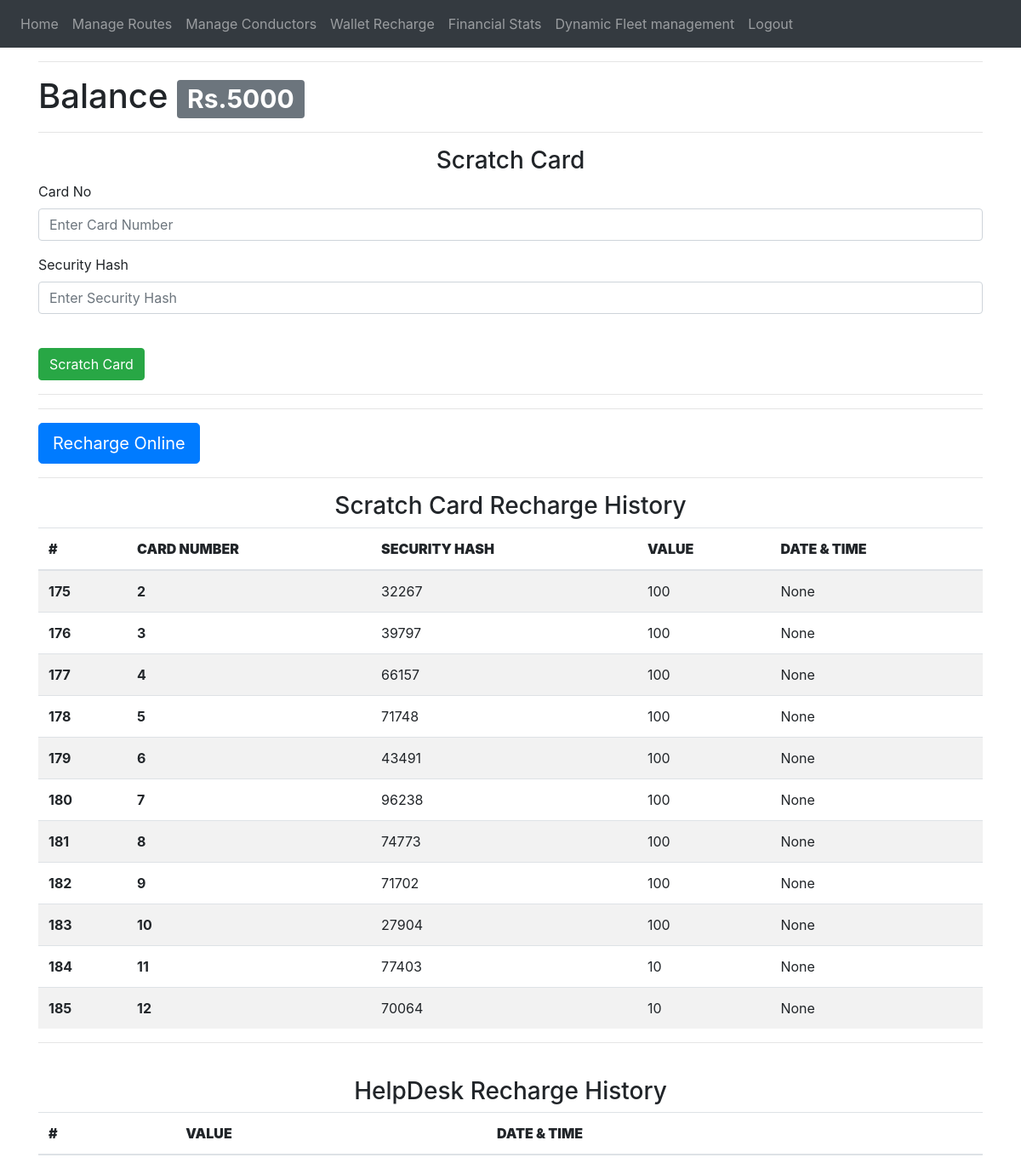
The page /user-wallet (signed in) on the database its author committed.
### website/models.py (models this page shows)
class User(db.Model, UserMixin):
    id = db.Column(db.Integer, primary_key=True)
    email = db.Column(db.String(150), unique=True)
    password = db.Column(db.String(150))
    name = db.Column(db.String(150))
    phone_number = db.Column(db.String(10))
    type = db.Column(db.String(1))
    account_number = db.Column(db.String(10))
    balance = db.Column(db.Integer)
    conductors = db.relationship('Conductor_details')
    scratch_cards = db.relationship('Scratch_card')
    helpdesk_recharges = db.relationship('Helpdesk_recharge')
    trips = db.relationship('Trip')

class Scratch_card(db.Model,UserMixin):
    id = db.Column(db.Integer , primary_key = True)
    card_number =db.Column(db.Integer)
    security_hash = db.Column(db.Integer)
    value = db.Column(db.Integer)
    status = db.Column(db.String(1))
    user_id = db.Column(db.Integer , db.ForeignKey('user.id'))
    date = db.Column(db.String(10))

### website/views.py (the view, shortened to what this page needs)
@views.route('/user-wallet', methods=['GET', 'POST'])
@login_required
def user_wallet():
    history = current_user.scratch_cards
    help = current_user.helpdesk_recharges
    return render_template("user_wallet.html" , user = current_user , history=history , help = help )

### website/__init__.py (called while the page is built)
def create_app():
    app = Flask(__name__)
    app.config['SECRET_KEY'] = '#itsactuallyapassword'
    app.config['SQLALCHEMY_DATABASE_URI'] = f'sqlite:///{DB_NAME}'
    db.init_app(app)
    from .views import views
    from .auth import auth
    app.register_blueprint(views, url_prefix='/')
    app.register_blueprint(auth, url_prefix='/')
    from .models import User, Conductor_details
    create_database(app)
    login_manager = LoginManager()
    login_manager.login_view = 'auth.login'
    login_manager.init_app(app)
    @login_manager.user_loader
    def load_user(id):
        return User.query.get(int(id))
    return app

### website/templates/user_wallet.html (shortened to what this page needs)
{% extends "base.html" %}
{% block content %}
<hr>
<div>
  <h1>Balance <span class="badge badge-secondary">Rs.{{user.balance}}</span></h1>
<hr>
<form method="POST">
  <h3 align="center">Scratch Card</h3>
  <div class="form-group">
    <label for="from">Card No</label>
    <input
      type="text"
      class="form-control"
      id="card_number"
      name="card_number"
      placeholder="Enter Card Number"
    />
  </div>
  <div class="form-group">
    <label for="Security Hash">Security Hash</label>
    <input
      type="text"
      class="form-control"
      id="security_hash"
      name="security_hash"
      placeholder="Enter Security Hash"
    />
  </div>
  <br />
  <button type="submit" class="btn btn-primary btn-success">Scratch Card</button>
</form>
<hr>
<hr>
<div>
  <a class="btn btn-primary btn-lg " href="#" role="button">Recharge Online</a><br>
  <hr>
</div>
<div>
<h3 align="center">Scratch Card Recharge History</h3>
<table class="table table-striped">
  <thead>
    <tr>
      <th scope="col" ><b>#</b></th>
      <th scope="col"><b>CARD NUMBER</b></th>
      <th scope="col"><b>SECURITY HASH</b></th>
      <th scope="col"><b>VALUE</b></th>
      <th scope="col"><b>DATE & TIME</b></th>
    </tr>
  </thead>
  <tbody>
    {%for h in history%}
    <tr>
      <th>{{h.id}}</th>
      <th>{{h.card_number}}</th>
      <td>{{h.security_hash}}</td>
      <td>{{h.value}}</td>
      <td>{{h.date}}</td>
    </tr>
    {%endfor%}
  </tbody>
</table>
</div>
<hr><br>
<div>
  <h3 align="center">HelpDesk Recharge History</h3>
  <table class="table table-striped">
    <thead>
      <tr>
        <th scope="col" ><b>#</b></th>
        <th scope="col"><b>VALUE</b></th>
        <th scope="col"><b>DATE & TIME</b></th>
      </tr>
    </thead>
  </table>
  </div>
{% endblock %}

### website/templates/base.html (shortened to what this page needs)
<!DOCTYPE html>
<html>
  <head>
    <link
      rel="stylesheet"
      href="https://stackpath.bootstrapcdn.com/bootstrap/4.4.1/css/bootstrap.min.css"
    />
    <link
      rel="stylesheet"
      href="https://stackpath.bootstrapcdn.com/font-awesome/4.7.0/css/font-awesome.min.css"
    />
  </head>
  <body>
{%if user.is_authenticated %}
  {%if user.type == "A"%}
  <nav class="navbar navbar-expand-lg navbar-dark bg-dark">
    <div class="collapse navbar-collapse" id="navbar">
      <div class="navbar-nav">
        <a class="nav-item nav-link" id="home" href="/admin-home">Home</a>
        <a class="nav-item nav-link" id="home" href="/admin-manage-routes">Manage Routes</a>
        <a class="nav-item nav-link" id="home" href="/conductor-manage-trips">Manage Conductors </a>
        <a class="nav-item nav-link" id="home" href="/admin-wallet-recharge">Wallet Recharge</a>
        <a class="nav-item nav-link" id="home" href="/conductor-manage-trips">Financial Stats</a>
        <a class="nav-item nav-link" id="home" href="/conductor-manage-trips">Dynamic Fleet management</a>
        <a class="nav-item nav-link" id="logout" href="/logout">Logout</a>
      </div>
    </div>
  </nav>
  {%endif%}
{%endif%}
    <div class="container">{% block content %} {% endblock %}</div>
  </body>
</html>

### rows shown on the page
User: balance "5000"
Scratch_card: id "175", card_number "2", security_hash "32267", value "100", date "None"
Scratch_card: id "176", card_number "3", security_hash "39797", value "100", date "None"
Scratch_card: id "177", card_number "4", security_hash "66157", value "100", date "None"
Scratch_card: id "178", card_number "5", security_hash "71748", value "100", date "None"
Scratch_card: id "179", card_number "6", security_hash "43491", value "100", date "None"
Scratch_card: id "180", card_number "7", security_hash "96238", value "100", date "None"
Scratch_card: id "181", card_number "8", security_hash "74773", value "100", date "None"
Scratch_card: id "182", card_number "9", security_hash "71702", value "100", date "None"
Scratch_card: id "183", card_number "10", security_hash "27904", value "100", date "None"
Scratch_card: id "184", card_number "11", security_hash "77403", value "10", date "None"
Scratch_card: id "185", card_number "12", security_hash "70064", value "10", date "None"
